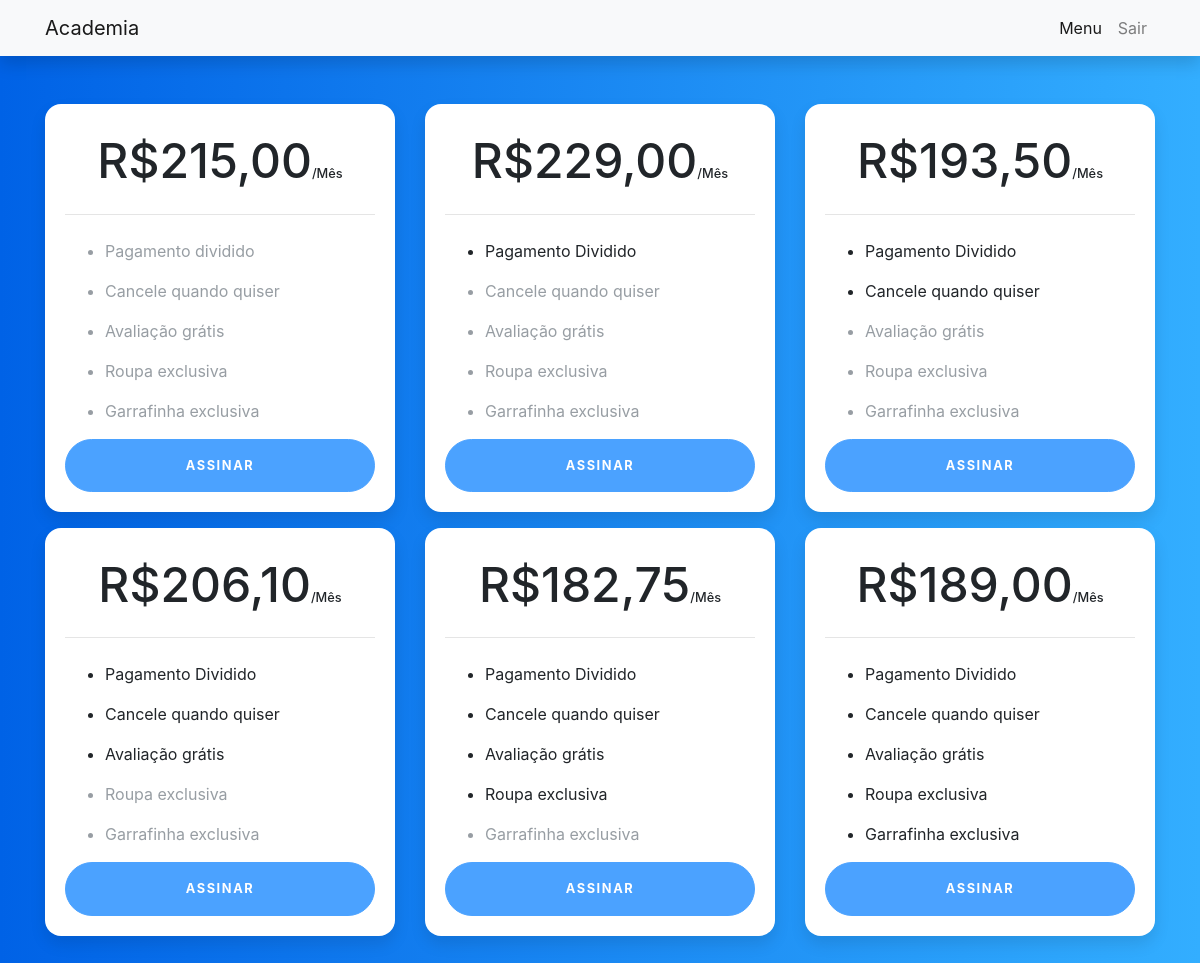
/secretario/natacao/ (signed in), run on the app's committed database.
### secretario/models.py (models this page shows, shortened)
class Plano(models.Model):
    nome = models.CharField(max_length=100)
    preço = models.CharField(max_length=100)
    dividido = models.BooleanField(default=False)
    cancel_enable = models.BooleanField(default=False)
    aval_gratis = models.BooleanField(default=False)
    roupa = models.BooleanField(default=False)
    garrafinha = models.BooleanField(default=False)

### secretario/views.py (the view)
# urls.py: path('natacao/',views.natacao,name='secretario-natacao'),
def natacao(request):
    user_id = request.session['user_logged_id']
    user = Academia_Users.objects.filter(id=user_id).first()
    plans = Plano.objects.filter()
    swimming_plans = []
    for plan in plans:
        if(plan.nome[0:7] == "Natacao"):
            plan.nome = plan.nome[7:]
            swimming_plans.append(plan)
    context = {'user_logged':user,
                'plans': swimming_plans
              }
    return render(request,'secretario/planos.html',context)

### secretario/templates/secretario/planos.html (shortened to what this page needs)
{% extends "secretario/usuario_logado.html" %}
{% load static %}
{% block styles %}
<link rel="stylesheet" href="{% static 'secretario/styles/planos_styles.css' %}">
{% endblock styles %}
{% block content %}
<section class="pricing py-5">
  <div class="container">
    <div class="row">
      {% for plan in plans %}
      <div class="col-lg-4">
        <div class="card mb-3 mb-lg-9">
          <div class="card-body">
            <h6 class="card-price text-center">R${{plan.preço}}<span class="period">/Mês</span></h6>
            <hr>
            <ul class="fa-ul">
              {% if plan.dividido %}
                <li><span class="fa-li"></span>Pagamento Dividido</li>
              {% else %}
                <li class="text-muted"><span class="fa-li"></span>Pagamento dividido</li>
              {% endif %}
              {% if plan.cancel_enable %}
                <li><span class="fa-li"></span>Cancele quando quiser</li>
              {% else %}
                <li class="text-muted"><span class="fa-li"></span>Cancele quando quiser</li>
              {% endif %}
              {% if plan.aval_gratis %}
              <li><span class="fa-li"></span>Avaliação grátis</li>
              {% else %}
              <li class="text-muted"><span class="fa-li"></span>Avaliação grátis</li>
              {% endif %}
              {% if plan.roupa %}
              <li><span class="fa-li"></span>Roupa exclusiva</li>
              {% else %}
              <li class="text-muted"><span class="fa-li"></span>Roupa exclusiva</li>
              {% endif %}
              {% if plan.garrafinha %}
              <li><span class="fa-li"></span>Garrafinha exclusiva</li>
              {% else %}
              <li class="text-muted"><span class="fa-li"></span>Garrafinha exclusiva</li>
              {% endif %}
            </ul>
            <a href="#" class="btn btn-block btn-primary text-uppercase">Assinar</a>
          </div>
        </div>
      </div>
      {% endfor %}
    </div>
  </div>
</section>
{% endblock content %}

### assets/secretario/styles/planos_styles.css (style rules this page uses)
section.pricing { background: #007bff; background: linear-gradient(to right, #0062E6, #33AEFF); }
.pricing .card { border: none; border-radius: 1rem; transition: all 0.2s; box-shadow: 0 0.5rem 1rem 0 rgba(0, 0, 0, 0.1); }
.pricing hr { margin: 1.5rem 0; }
.pricing .card-price { font-size: 3rem; margin: 0; }
.pricing .card-price .period { font-size: 0.8rem; }
.pricing ul li { margin-bottom: 1rem; }
.pricing .text-muted { opacity: 0.7; }
.pricing .btn { font-size: 80%; border-radius: 5rem; letter-spacing: .1rem; font-weight: bold; padding: 1rem; opacity: 0.7; transition: all 0.2s; }

### data on the page
Plano: preço "215,00", dividido "Pagamento dividido", cancel_enable "Cancele quando quiser", aval_gratis "Avaliação grátis", roupa "Roupa exclusiva", garrafinha "Garrafinha exclusiva"
Plano: preço "229,00", dividido "Pagamento Dividido", cancel_enable "Cancele quando quiser", aval_gratis "Avaliação grátis", roupa "Roupa exclusiva", garrafinha "Garrafinha exclusiva"
Plano: preço "193,50", dividido "Pagamento Dividido", cancel_enable "Cancele quando quiser", aval_gratis "Avaliação grátis", roupa "Roupa exclusiva", garrafinha "Garrafinha exclusiva"
Plano: preço "206,10", dividido "Pagamento Dividido", cancel_enable "Cancele quando quiser", aval_gratis "Avaliação grátis", roupa "Roupa exclusiva", garrafinha "Garrafinha exclusiva"
Plano: preço "182,75", dividido "Pagamento Dividido", cancel_enable "Cancele quando quiser", aval_gratis "Avaliação grátis", roupa "Roupa exclusiva", garrafinha "Garrafinha exclusiva"
Plano: preço "189,00", dividido "Pagamento Dividido", cancel_enable "Cancele quando quiser", aval_gratis "Avaliação grátis", roupa "Roupa exclusiva", garrafinha "Garrafinha exclusiva"
